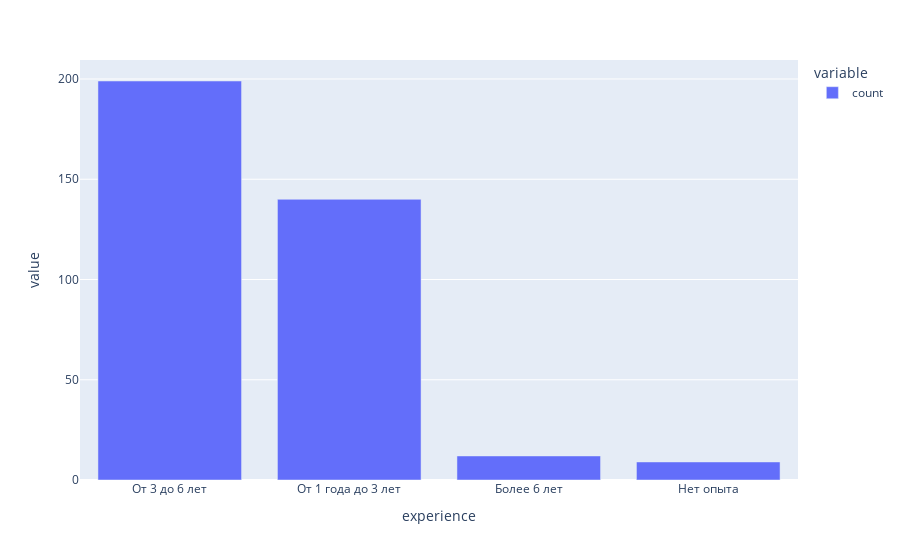

Notebook code for this chart:
### Markdown cell above
Столбчатая диаграмма:

### Code cell
count = df['experience'].value_counts()
fig = px.bar(count)
fig.show()

### Figure 1 — Plotly figure (JSON) as saved in the notebook; plotly's stock layout.template omitted (floating-point values rounded to 4 significant figures)
{"data": [{"hovertemplate": "variable=count<br>experience=%{x}<br>value=%{y}<extra></extra>", "legendgroup": "count", "marker": {"color": "#636efa", "pattern": {"shape": ""}}, "name": "count", "orientation": "v", "showlegend": true, "textposition": "auto", "type": "bar", "x": ["От 3 до 6 лет", "От 1 года до 3 лет", "Более 6 лет", "Нет опыта"], "xaxis": "x", "y": [199, 140, 12, 9], "yaxis": "y"}], "layout": {"barmode": "relative", "legend": {"title": {"text": "variable"}, "tracegroupgap": 0}, "margin": {"t": 60}, "xaxis": {"anchor": "y", "domain": [0, 1], "title": {"text": "experience"}}, "yaxis": {"anchor": "x", "domain": [0, 1], "title": {"text": "value"}}}}
